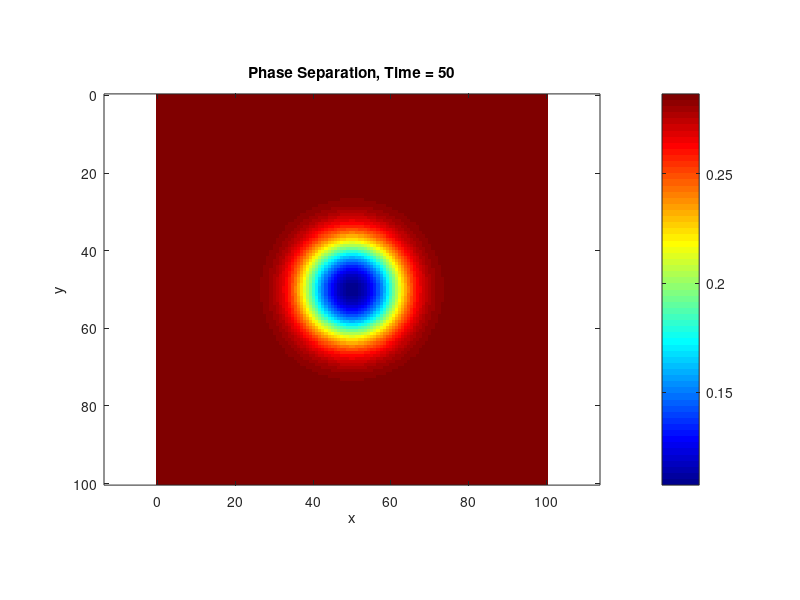
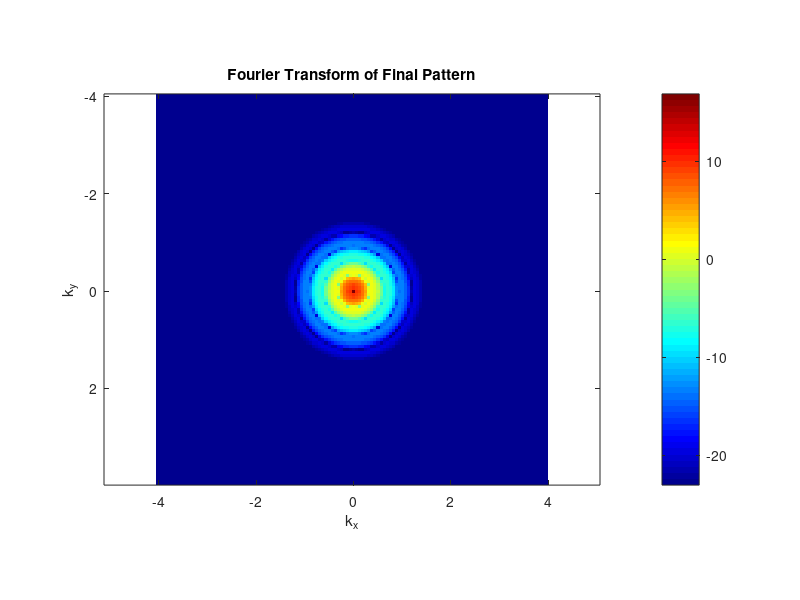

The MATLAB script that drew these images, in order:
% Modeling Phase Separation Dynamics with Varying Light Intensity
clear; clc; close all;

% Parameters
L = 100;          % Domain size (arbitrary units)
N = 128;          % Number of grid points (NxN grid)
dx = L / N;       % Spatial resolution
dt = 0.01;        % Time step (arbitrary units)
T_end = 50;       % Total simulation time
save_freq = 50;   % Visualization save frequency

% Material parameters
M = 0.25;            % Mobility coefficient
kappa = 0.5;        % Gradient energy coefficient
chi = 1;          % Interaction parameter (Flory-Huggins)
k_p = 0.05;       % Photopolymerization rate constant
phi_init = 1.5;   % Initial monomer concentration

% Grid initialization
x = linspace(0, L, N); y = x;
[xx, yy] = meshgrid(x, y);
phi = phi_init + 0.1 * randn(N, N); % Initial concentration with random noise
phi(phi > 1) = 1; phi(phi < 0) = 0; % Bound concentration between 0 and 1

% Define a spatially varying light intensity pattern (e.g., Gaussian)
[I_x, I_y] = meshgrid(x, y);
I = 0.5 + 0.5 * exp(-((I_x - L/2).^2 + (I_y - L/2).^2) / (L/10)^2); % Gaussian intensity centered in the domain

% Visualization setup
figure; colormap(jet);

% Simulation loop
time_steps = ceil(T_end / dt);
for t = 1:time_steps
    % Compute chemical potential
    f_phi = log(phi + 1e-10) - log(1 - phi + 1e-10) + chi * (1 - 2 * phi);
    mu = f_phi - kappa * del2(phi, dx, dx); % Chemical potential with gradient energy
    
    % Update phase field (Cahn-Hilliard dynamics)
    lap_mu = del2(mu, dx, dx);           % Laplacian of chemical potential
    phi = phi + dt * M * lap_mu;         % Diffusion term
    
    % Monomer consumption due to photopolymerization, using spatial light intensity
    phi = phi - dt * k_p * I .* phi;     % Reaction term modified by light intensity
    
    % Enforce physical bounds
    phi(phi > 1) = 1; phi(phi < 0) = 0;  % Clamp concentration
    
    % Visualization
    if mod(t, save_freq) == 0 || t == 1
        imagesc(x, y, phi); axis equal; axis tight;
        colorbar;
        
        % Title
        title(['Phase Separation, Time = ', num2str(t * dt)]);
        xlabel('x'); ylabel('y');
        drawnow;
    end
end

% Final pattern analysis
% Fourier transform for pattern quantification
FT_phi = abs(fftshift(fft2(phi))).^2; % Power spectrum
kx = (-N/2:N/2-1) * (2*pi/L);
ky = kx;

figure;
imagesc(kx, ky, log(FT_phi + 1e-10)); % Log-scale for better visualization
axis equal; axis tight; colormap(jet); colorbar;
title('Fourier Transform of Final Pattern');
xlabel('k_x'); ylabel('k_y');
